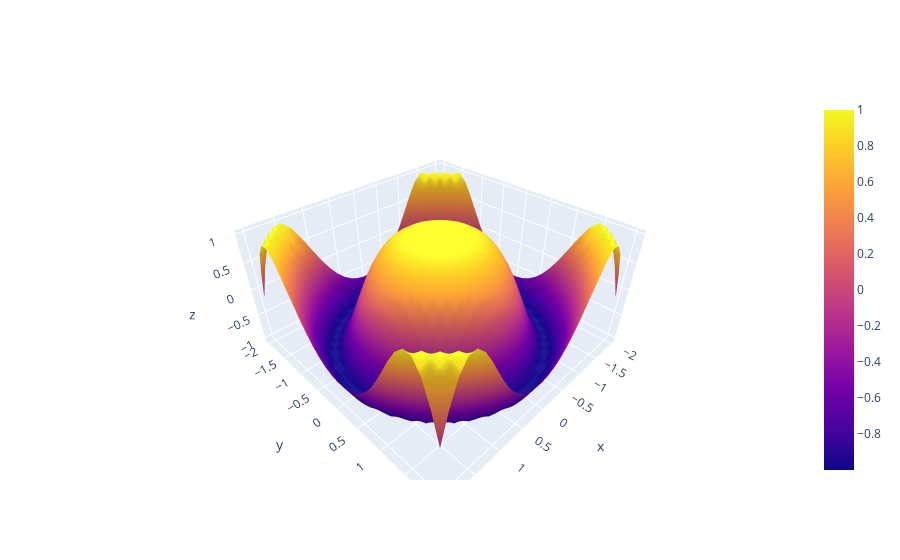

The notebook cell this image was saved under:
### Code cell
import plotly.graph_objects as go 
import numpy as np 
  
x = np.outer(np.linspace(-2, 2, 30), np.ones(30)) 
y = x.copy().T 
z = np.cos(x ** 2 + y ** 2) 
print(y)
fig = go.Figure(data=[go.Surface(x=x, y=y, z=z)]) 
  
fig.show()

### Figure 1 — Plotly figure (JSON) as saved in the notebook; plotly's stock layout.template omitted (floating-point values rounded to 4 significant figures; data arrays with more than 128 entries replaced by an {"elided": "..."} marker saying what was removed)
{"data": [{"type": "surface", "x": {"elided": "30x30 float values"}, "y": {"elided": "30x30 float values"}, "z": {"elided": "30x30 float values"}}], "layout": {"autosize": true, "scene": {"aspectmode": "auto", "aspectratio": {"x": 1.26, "y": 1.26, "z": 0.6299}}}}
